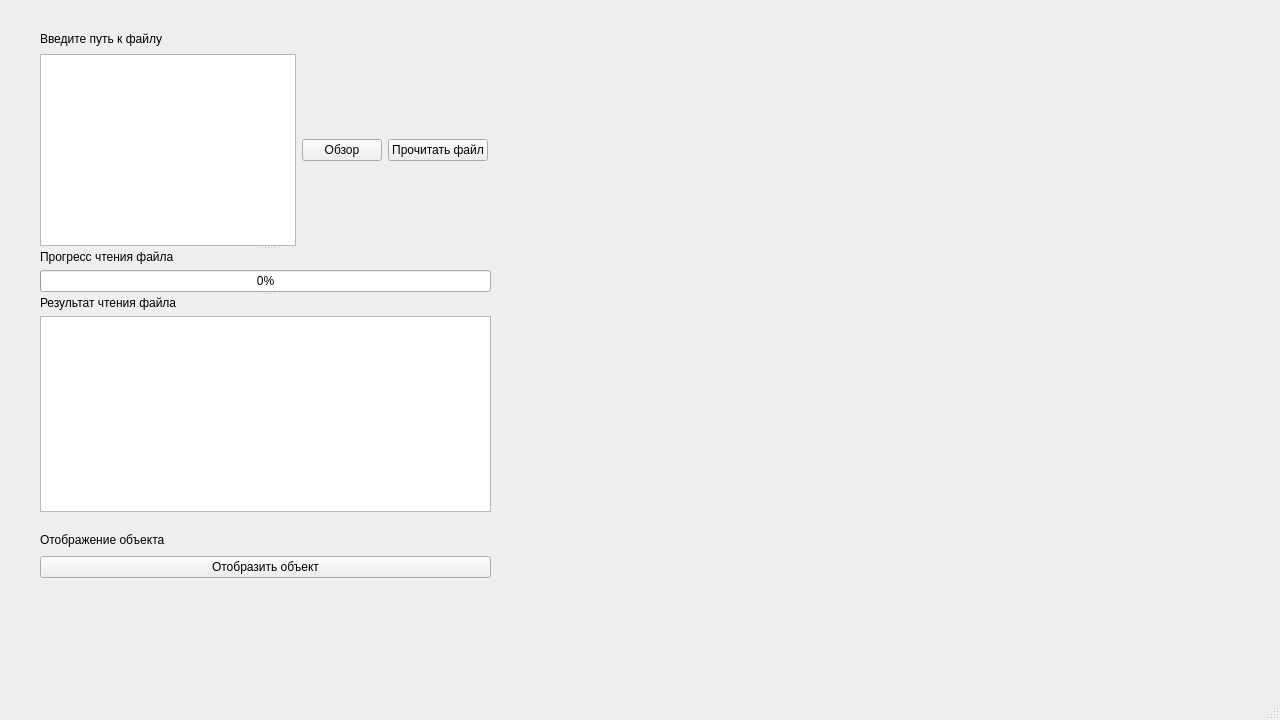
<?xml version="1.0" encoding="UTF-8"?>
<ui version="4.0">
 <class>MainWindow</class>
 <widget class="QMainWindow" name="MainWindow">
  <property name="geometry">
   <rect>
    <x>0</x>
    <y>0</y>
    <width>1280</width>
    <height>720</height>
   </rect>
  </property>
  <property name="windowTitle">
   <string>MainWindow</string>
  </property>
  <widget class="QWidget" name="centralwidget">
   <widget class="QSplitter" name="splitter">
    <property name="geometry">
     <rect>
      <x>40</x>
      <y>30</y>
      <width>451</width>
      <height>482</height>
     </rect>
    </property>
    <property name="orientation">
     <enum>Qt::Vertical</enum>
    </property>
    <widget class="QWidget" name="layoutWidget">
     <layout class="QVBoxLayout" name="filePath">
      <item>
       <widget class="QLabel" name="filePathLabel">
        <property name="text">
         <string>Введите путь к файлу</string>
        </property>
       </widget>
      </item>
      <item>
       <layout class="QHBoxLayout" name="filePathMain">
        <item>
         <widget class="QTextEdit" name="filePathText">
          <property name="sizePolicy">
           <sizepolicy hsizetype="Fixed" vsizetype="Fixed">
            <horstretch>0</horstretch>
            <verstretch>0</verstretch>
           </sizepolicy>
          </property>
          <property name="verticalScrollBarPolicy">
           <enum>Qt::ScrollBarAlwaysOff</enum>
          </property>
          <property name="horizontalScrollBarPolicy">
           <enum>Qt::ScrollBarAlwaysOff</enum>
          </property>
         </widget>
        </item>
        <item>
         <widget class="QPushButton" name="searchButtonFilePath">
          <property name="sizePolicy">
           <sizepolicy hsizetype="Maximum" vsizetype="Maximum">
            <horstretch>0</horstretch>
            <verstretch>0</verstretch>
           </sizepolicy>
          </property>
          <property name="text">
           <string>Обзор</string>
          </property>
         </widget>
        </item>
        <item>
         <widget class="QPushButton" name="readButtonFilePath">
          <property name="sizePolicy">
           <sizepolicy hsizetype="Maximum" vsizetype="Maximum">
            <horstretch>0</horstretch>
            <verstretch>0</verstretch>
           </sizepolicy>
          </property>
          <property name="text">
           <string>Прочитать файл</string>
          </property>
         </widget>
        </item>
       </layout>
      </item>
     </layout>
    </widget>
    <widget class="QWidget" name="layoutWidget">
     <layout class="QVBoxLayout" name="readProgress">
      <item>
       <widget class="QLabel" name="readProgressLabel">
        <property name="text">
         <string>Прогресс чтения файла</string>
        </property>
       </widget>
      </item>
      <item>
       <widget class="QProgressBar" name="readProgressProgressBar">
        <property name="value">
         <number>0</number>
        </property>
       </widget>
      </item>
     </layout>
    </widget>
    <widget class="QWidget" name="layoutWidget">
     <layout class="QVBoxLayout" name="readResults">
      <item>
       <widget class="QLabel" name="readResultLabel">
        <property name="text">
         <string>Результат чтения файла</string>
        </property>
       </widget>
      </item>
      <item>
       <widget class="QTextBrowser" name="readResultText">
        <property name="verticalScrollBarPolicy">
         <enum>Qt::ScrollBarAlwaysOff</enum>
        </property>
        <property name="horizontalScrollBarPolicy">
         <enum>Qt::ScrollBarAlwaysOff</enum>
        </property>
       </widget>
      </item>
     </layout>
    </widget>
   </widget>
   <widget class="QWidget" name="">
    <property name="geometry">
     <rect>
      <x>40</x>
      <y>530</y>
      <width>451</width>
      <height>48</height>
     </rect>
    </property>
    <layout class="QVBoxLayout" name="viewObject">
     <item>
      <widget class="QLabel" name="viewObjectLabel">
       <property name="text">
        <string>Отображение объекта</string>
       </property>
      </widget>
     </item>
     <item>
      <widget class="QPushButton" name="viewIbjectButton">
       <property name="text">
        <string>Отобразить объект</string>
       </property>
      </widget>
     </item>
    </layout>
   </widget>
  </widget>
  <widget class="QMenuBar" name="menubar">
   <property name="geometry">
    <rect>
     <x>0</x>
     <y>0</y>
     <width>1280</width>
     <height>21</height>
    </rect>
   </property>
  </widget>
  <widget class="QStatusBar" name="statusbar"/>
 </widget>
 <tabstops>
  <tabstop>filePathText</tabstop>
  <tabstop>searchButtonFilePath</tabstop>
  <tabstop>readButtonFilePath</tabstop>
 </tabstops>
 <resources/>
 <connections/>
</ui>
